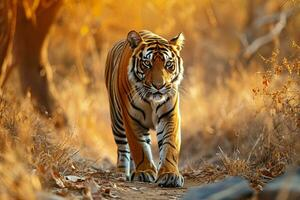
#> input picture foreground.jpg, 300 x 200 px
$ python image_matting_compositing.py
#> lines starting #> are read from the running program, lines starting #| are printed output that depends on the picture; after the words box and inside, x2 and y2 are one past the last pixel; in counts of white or black regions, pixels touching at a corner belong together
import cv2
import numpy as np
import matplotlib.pyplot as plt
from PIL import Image

# Load foreground and background
foreground_image = cv2.imread("foreground.jpg")
#> foreground_image is the input picture: shape (200, 300, 3); mean B, G, R 61.5, 111.3, 154.3
background_image = cv2.imread("background.jpg")
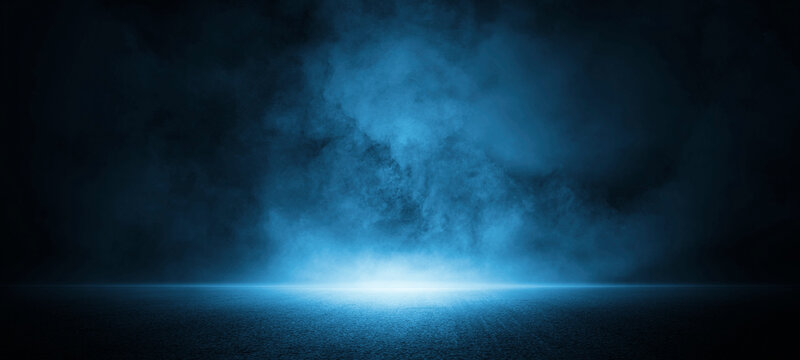
#> input picture background.jpg, 800 x 360 px
#> background_image is the input picture: shape (360, 800, 3); mean B, G, R 71.4, 51, 18

if foreground_image is None or background_image is None:
    print("One or both images not found.")
    exit()

# Resize background to match foreground
background_image_resized = cv2.resize(background_image, (foreground_image.shape[1], foreground_image.shape[0]))
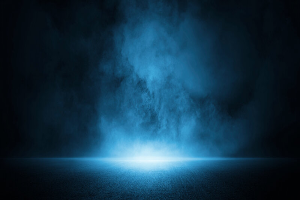
#> background_image_resized: shape (200, 300, 3); mean B, G, R 71.3, 50.9, 17.9

# Convert foreground to grayscale and apply threshold
foreground_gray = cv2.cvtColor(foreground_image, cv2.COLOR_BGR2GRAY)
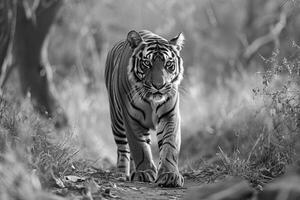
#> foreground_gray: shape (200, 300); min 0, max 252, mean 118.5
_, mask = cv2.threshold(foreground_gray, 120, 255, cv2.THRESH_BINARY)
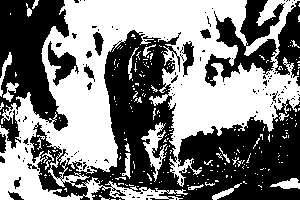
#> mask: shape (200, 300); 50% white; 254 white regions (234 under 20 px), largest, box (x1, y1, x2, y2) and area: (0, 0, 300, 200) 27401, (141, 122, 167, 182) 529, (270, 178, 300, 189) 194

# Add alpha channel to foreground
foreground_with_alpha = cv2.cvtColor(foreground_image, cv2.COLOR_BGR2BGRA)
foreground_with_alpha[:, :, 3] = mask

# Display alpha-matted foreground
plt.imshow(cv2.cvtColor(foreground_with_alpha, cv2.COLOR_BGRA2RGBA))
plt.title("Foreground with Alpha Matte")
plt.axis("off")
plt.show()
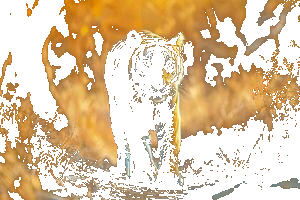
#> shown: shape (200, 300, 4); mean R, G, B, A 154.3, 111.3, 61.5, 127.4; transparent parts drawn white

# Normalize alpha channel to [0, 1]
alpha_channel = foreground_with_alpha[:, :, 3] / 255.0

# Extract RGB channels of foreground
foreground_rgb = foreground_with_alpha[:, :, :3]

# Blend images using alpha matte
blended = (alpha_channel[..., None] * foreground_rgb +
           (1 - alpha_channel[..., None]) * background_image_resized).astype(np.uint8)
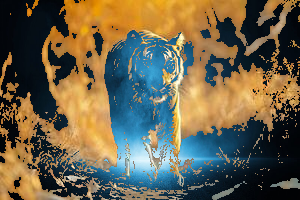
#> blended: shape (200, 300, 3); mean B, G, R 76.5, 99.1, 107.5

# Display final composited image
plt.imshow(cv2.cvtColor(blended, cv2.COLOR_BGR2RGB))
plt.title("Composited Image")
plt.axis("off")
plt.show()

# Save the result
cv2.imwrite("composited_output.jpg", blended)
print("✅ Output saved as composited_output.jpg")
